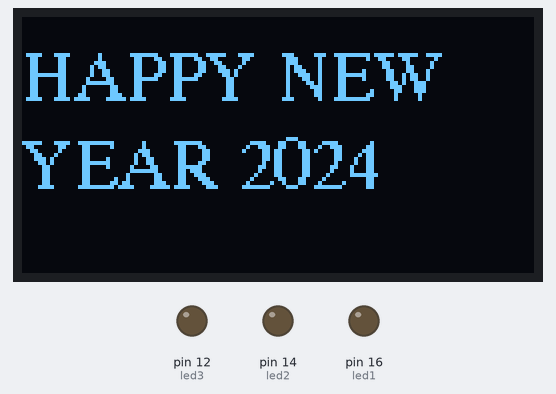
This sketch was run on a simulated Arduino Uno, built with avr-gcc and run on an emulated ATmega328P. On the bench: 128×64 one-colour display, output pins drawn as LEDs (lit = HIGH). Random numbers use the default seed unless the sketch sets one.

Above: at 4.2 s.
At 4.9 s:
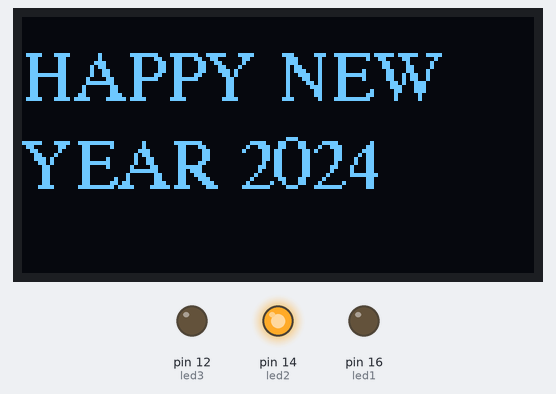
At 6.42 s:
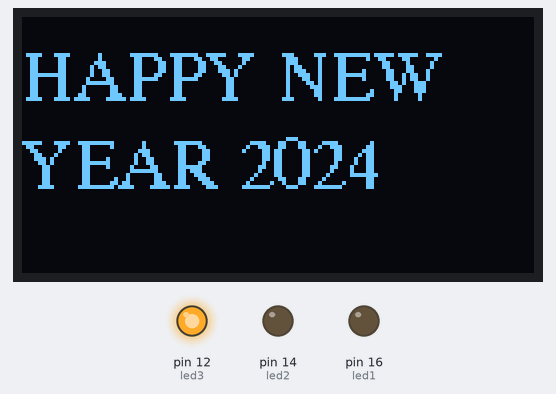
At 7.15 s:
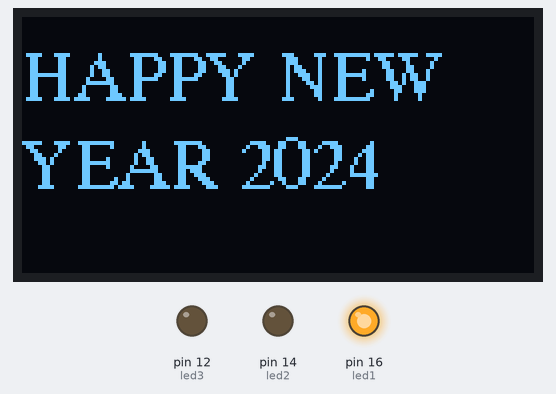
Timing chart, 0 to 130.0 s (numbered marks = the images above):
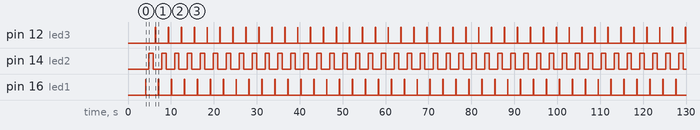

The sketch:

sketch.ino
```cpp
#include <Wire.h>
#include <Adafruit_GFX.h>
#include <Adafruit_SSD1306.h>
#include <Fonts/FreeSerif9pt7b.h>

#define SCREEN_WIDTH 128  // OLED display width, in pixels
#define SCREEN_HEIGHT 64  // OLED display height, in pixels

// Declaration for an SSD1306 display connected to I2C (SDA, SCL pins)
Adafruit_SSD1306 display(SCREEN_WIDTH, SCREEN_HEIGHT, &Wire, -1);

int xPos = 0;
int yPos = 20;
int xSpeed = 2;
int ySpeed = 2;
int textRed = 255;
int textGreen = 255;
int textBlue = 255;

// LED pins
int led1 = 16;
int led2 = 14;
int led3 = 12;

void setup() {
  Serial.begin(115200);

  pinMode(led1, OUTPUT);
  pinMode(led2, OUTPUT);
  pinMode(led3, OUTPUT);

  if (!display.begin(SSD1306_SWITCHCAPVCC, 0x3C)) {
    Serial.println("SSD1306 allocation failed");
    for (;;)
      ;
  }
  delay(2000);

  display.setFont(&FreeSerif9pt7b);
  display.clearDisplay();
  display.setTextSize(1);
  display.setTextColor(WHITE);
  display.setCursor(xPos, yPos);
  display.println("HAPPY NEW");
  display.println("YEAR 2024");
  display.display();
  delay(2000);
}

void loop() {
  // Clear the display
  display.clearDisplay();
  display.setCursor(xPos, yPos);
  display.setTextColor(SSD1306_WHITE);
  display.println("HAPPY NEW");
  display.println("YEAR 2024");
  display.display();

  // LED effects
  ledEffect(led1, 1);
  ledEffect(led2, 2);
  ledEffect(led3, 3);
  delay(500);
}


void updateTextColor() {

  textRed = random(256);
  textGreen = random(256);
  textBlue = random(256);
}

void ledEffect(int ledPin, int effect) {
  switch (effect) {
    case 1:

      digitalWrite(ledPin, HIGH);
      delay(100);
      digitalWrite(ledPin, LOW);
      delay(100);
      break;
    case 2:

      for (int i = 0; i <= 255; i += 5) {
        analogWrite(ledPin, i);
        delay(20);
      }
      for (int i = 255; i >= 0; i -= 5) {
        analogWrite(ledPin, i);
        delay(20);
      }
      break;
    case 3:

      digitalWrite(ledPin, HIGH);
      delay(100);
      digitalWrite(ledPin, LOW);
      delay(100);
      break;
    case 4:

      digitalWrite(ledPin, HIGH);
      delay(random(50, 500));
      digitalWrite(ledPin, LOW);
      delay(random(50, 500));
      break;
    case 5:

      for (int i = 0; i < 256; i++) {
        analogWrite(ledPin, i);
        delay(10);
      }
      for (int i = 255; i >= 0; i--) {
        analogWrite(ledPin, i);
        delay(10);
      }
      break;
  }
}
```

Measured:
- by itself, pin 12 (led3), pin 16 (led1): alternates HIGH for 0.10 s and LOW for 2.9 s
- by itself, pin 14 (led2): alternates HIGH for 1.0 s and LOW for 2.0 s
- by itself, everything shown: repeats every 3.0 s, in 6 steps
